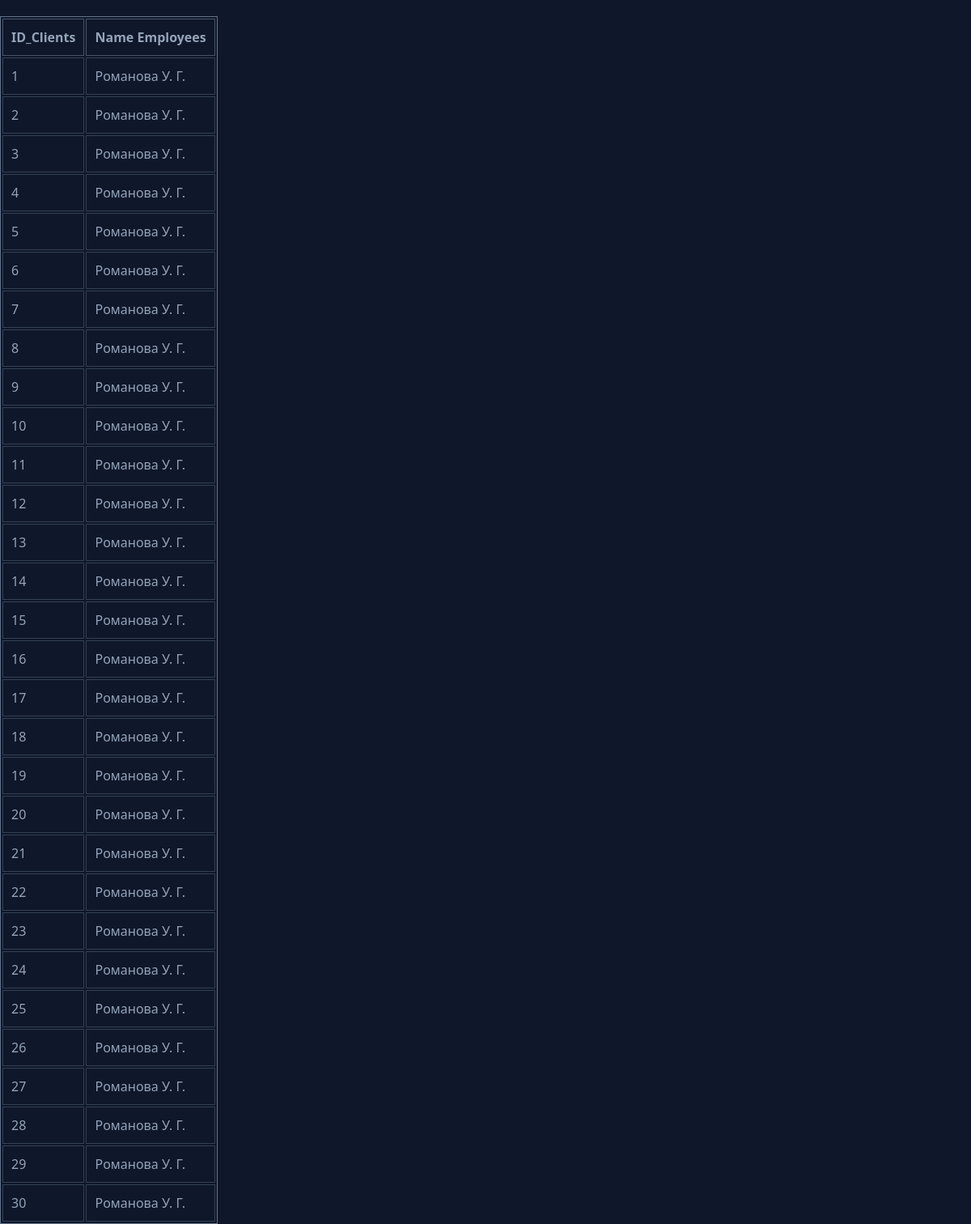
The app's page /layouts/emp_name.php with its own data.
### tables this page shows
CREATE TABLE `clients` (
  `ID_Clients` int(11) NOT NULL,
  `FullNane` varchar(255) DEFAULT NULL,
  `PasportData` varchar(10) DEFAULT NULL,
  `CheckInDate` date DEFAULT NULL,
  `CheckOutDate` date DEFAULT NULL,
  `ID_Room` int(11) DEFAULT NULL,
  `ID_Services1` varchar(255) DEFAULT NULL,
  `ID_Services2` varchar(255) DEFAULT NULL,
  `ID_Services3` varchar(255) DEFAULT NULL,
  `Price` int(11) DEFAULT NULL,
  `ID_Employees` int(11) DEFAULT NULL
);

CREATE TABLE `employees` (
  `ID_Employees` int(11) NOT NULL,
  `FullName` varchar(255) DEFAULT NULL,
  `Age` int(11) DEFAULT NULL,
  `Gender` varchar(255) DEFAULT NULL,
  `Adress` varchar(255) DEFAULT NULL,
  `PhoneNumber` varchar(255) DEFAULT NULL,
  `PasportData` varchar(255) DEFAULT NULL,
  `ID_Post` int(11) DEFAULT NULL
);

### layouts/emp_name.php (the view, shortened to what this page needs)
<!doctype html>
<html lang="en">
<head>
    <link rel="stylesheet" href="../assets/style.css">
    <script src="https://cdn.tailwindcss.com"></script>
</head>
<body class="bg-slate-900 text-slate-400">
<section class="container xl:mx-auto pt-5">
    <?php
    require_once '../db/db.php';
    $check_client = mysqli_query($db, "SELECT clients.ID_Clients, employees.fullname FROM clients
    INNER JOIN employees ON clients.ID_Employees = employees.ID_Employees");
    $clients = mysqli_fetch_all($check_client);
    ?>
    <table class="border-separate border border-slate-500">
        <tr>
            <th class="border border-slate-600">ID_Clients</th>
            <th class="border border-slate-600">Name Employees</th>
        </tr>
        <?php
        foreach ($clients as $client) {
            ?>
            <tr>
                <td class="border border-slate-700"><?=$client[0]?></td>
                <td class="border border-slate-700"><?=$client[1]?></td>
            </tr>
            <?php
        }
        ?>
    </table>
</section>
</body>
</html>

### assets/style.css (style rules this page uses)
th, td { padding: 10px; }

### records on screen
clients: ID_Clients "1", ID_Employees.FullName "Романова У. Г."
clients: ID_Clients "2", ID_Employees.FullName "Романова У. Г."
clients: ID_Clients "3", ID_Employees.FullName "Романова У. Г."
clients: ID_Clients "4", ID_Employees.FullName "Романова У. Г."
clients: ID_Clients "5", ID_Employees.FullName "Романова У. Г."
clients: ID_Clients "6", ID_Employees.FullName "Романова У. Г."
clients: ID_Clients "7", ID_Employees.FullName "Романова У. Г."
clients: ID_Clients "8", ID_Employees.FullName "Романова У. Г."
clients: ID_Clients "9", ID_Employees.FullName "Романова У. Г."
clients: ID_Clients "10", ID_Employees.FullName "Романова У. Г."
clients: ID_Clients "11", ID_Employees.FullName "Романова У. Г."
clients: ID_Clients "12", ID_Employees.FullName "Романова У. Г."
clients: ID_Clients "13", ID_Employees.FullName "Романова У. Г."
clients: ID_Clients "14", ID_Employees.FullName "Романова У. Г."
clients: ID_Clients "15", ID_Employees.FullName "Романова У. Г."
clients: ID_Clients "16", ID_Employees.FullName "Романова У. Г."
clients: ID_Clients "17", ID_Employees.FullName "Романова У. Г."
clients: ID_Clients "18", ID_Employees.FullName "Романова У. Г."
clients: ID_Clients "19", ID_Employees.FullName "Романова У. Г."
clients: ID_Clients "20", ID_Employees.FullName "Романова У. Г."
clients: ID_Clients "21", ID_Employees.FullName "Романова У. Г."
clients: ID_Clients "22", ID_Employees.FullName "Романова У. Г."
clients: ID_Clients "23", ID_Employees.FullName "Романова У. Г."
clients: ID_Clients "24", ID_Employees.FullName "Романова У. Г."
clients: ID_Clients "25", ID_Employees.FullName "Романова У. Г."
clients: ID_Clients "26", ID_Employees.FullName "Романова У. Г."
clients: ID_Clients "27", ID_Employees.FullName "Романова У. Г."
clients: ID_Clients "28", ID_Employees.FullName "Романова У. Г."
clients: ID_Clients "29", ID_Employees.FullName "Романова У. Г."
clients: ID_Clients "30", ID_Employees.FullName "Романова У. Г."
